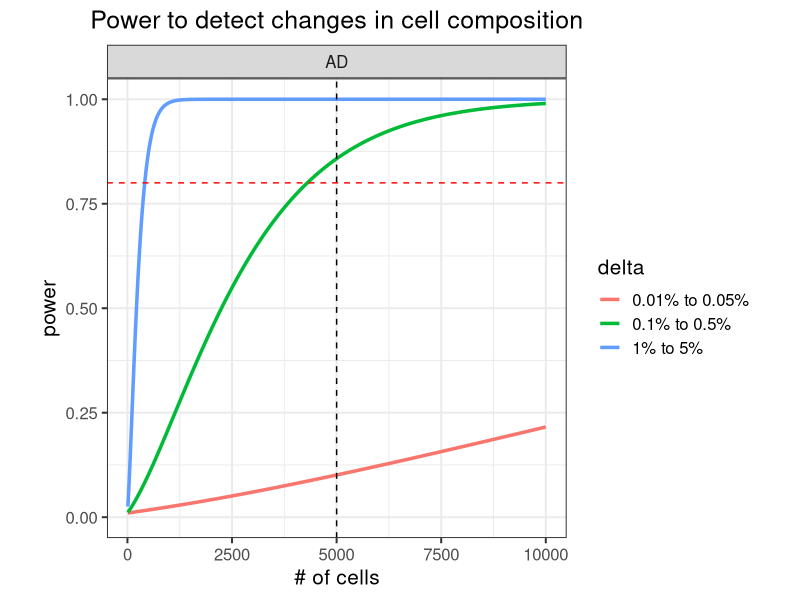
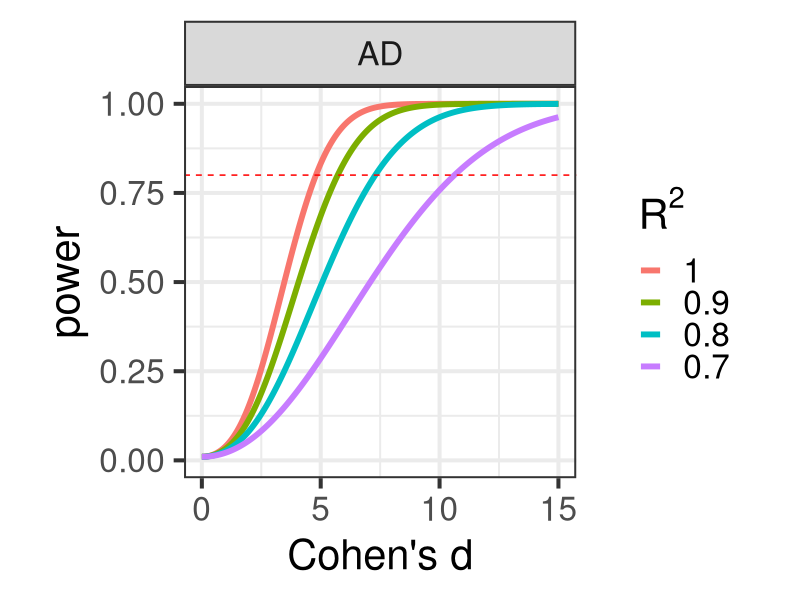
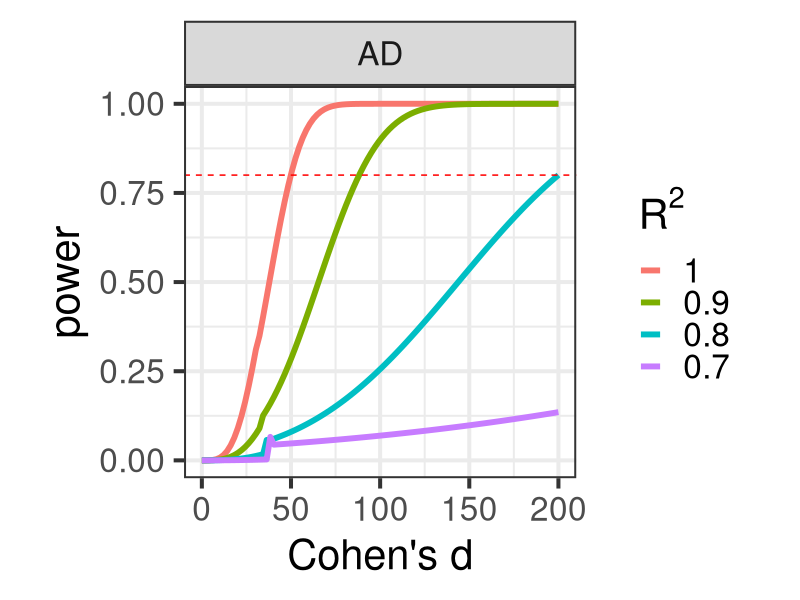

These figures' R source, in order:
## ---- chunk 1
library(ggplot2)
library(data.table)
library(xtable)

## ---- chunk 2
suppressPackageStartupMessages(library(knitr))
options(xtable.type="html")

knitr::opts_chunk$set(
  echo=TRUE,
  warning=FALSE,
  message=TRUE,
  error = FALSE,
  tidy = FALSE,
  cache = TRUE,
  cache.lazy = FALSE,
  dev = c("png", "pdf"), 
  fig.width=7, fig.height=7)

options(markdown.HTML.stylesheet = 'css/custom.css')
## ---- chunk 3

library(pwr)
n_samples = c(CTL = 3, AD=3)
n_cells = 5000
n_cells_max = 10000
prop_diff = list(c(0.01, 0.05), c(0.001, 0.005), c(0.0001, 0.0005))
n_cell_types = 5

getPower = function(n1, n2, p1, p2, C, n_tests){
	sSq1 = p1*(1-p1)/ C
	sSq2 = p2*(1-p2)/ C

	sigSq = ((n1-1)*sSq1 + (n2-1)*sSq2) / (n1 + n2 -2)
	d = abs(p1 - p2)/sqrt(sigSq)

	pwr.t2n.test(n1=n1, n2=n2, d=d, sig.level = 0.05/n_tests )
}

getPowerCurve = function(n1, n2){
	# for each pair of proportions
	res = lapply(prop_diff, function(prop){
		p1 = prop[1]
		p2 = prop[2]

		# for each cell number
		res = lapply( seq(10, n_cells_max, by = 3), function(C){
			res = getPower(n1, n2, p1, p2, C, n_cell_types)
			data.frame(n1, n2, p1, p2, C, d = res$d, power= res$power, delta=paste0(p1*100, '% to ', p2*100, '%'))
			})
		do.call("rbind", res)
		})
	do.call("rbind", res)
}

# for each disease
res = lapply(names(n_samples)[-1], function(ID){
	res = getPowerCurve(n_samples['CTL'], n_samples[ID])
	res$Disease = ID
	res 
})
res = do.call("rbind", res)

ggplot(res, aes(C, power, color=delta)) + geom_line(size=1.2) + theme_bw(15) + theme(aspect.ratio=1, plot.title = element_text(hjust = 0.5)) + xlab("# of cells") + ggtitle("Power to detect changes in cell composition") + ylim(0, 1) + facet_wrap(~Disease) + geom_vline(xintercept=n_cells, color="black", linetype="dashed") + geom_hline(yintercept=0.8, color="red", linetype="dashed") #+ scale_x_continuous(limits=c(0,n_cells_max), expand=c(0,0)) + scale_y_continuous(limits=c(0,1.02), expand=c(0,0))
## ---- chunk 4
# Sample size required to get 80% power
res = data.table(res)
res$Dataset = with(res, paste(Disease, delta))
tab = res[,.SD[min(which(power>.80)),],by=Dataset]
tab$Cells_per_individual = as.integer(tab$C)
print(xtable(tab[,c('Dataset', 'Cells_per_individual', 'power')], type="html"), include.rownames=FALSE)
## ---- chunk 5
n_genes = 1
n_tests = n_genes * n_cell_types

getPower = function(n1, n2, d, n_tests, rsq){
	# pwr.t2n.test(n1=n1, n2=n2, d=d, sig.level = 0.05/n_tests )

	# Compute n_Eff, need to divide by 2 becaues n is the number in each set
	N_eff = 4 / (1/n1 + 1/n2)
	pwr.t.test(n=N_eff/2 * rsq, d=d, sig.level = 0.05/n_tests )
}

getPowerCurve = function(n1, n2, n_tests, rsq){
	# for each cell number
	res = lapply( seq(0, 15, length.out=1000), function(delta){
		res = getPower(n1, n2, delta, n_tests, rsq)
		data.frame(n1, n2, d = res$d, rsq, power= res$power)
		})
	do.call("rbind", res)
}

# for each disease
res = lapply(names(n_samples)[-1], function(ID){
	res = lapply( c(.7, .8, .9,1), function(rsq){
		res = getPowerCurve(n_samples['CTL'], n_samples[ID], n_tests, rsq)
		res$Disease = ID
		res 
	})
	do.call("rbind", res)
})
res = do.call("rbind", res)

res$rsq_text = with(res, factor(rsq, rev(sort(unique(rsq)))))
res = res[order(res$rsq, decreasing=FALSE),]

ggplot(res, aes(d, power, color=rsq_text)) + geom_line(size=2) + theme_bw(30) + theme(aspect.ratio=1, plot.title = element_text(hjust = 0.5)) + ylim(0, 1) + xlab("Cohen's d") + facet_wrap( ~ Disease) + scale_color_discrete(bquote(R^2)) + geom_hline(yintercept=0.8, color="red", linetype="dashed")
## ---- chunk 6
n_genes = 10000
n_tests = n_genes * n_cell_types

getPower = function(n1, n2, d, n_tests, rsq){
	# pwr.t2n.test(n1=n1, n2=n2, d=d, sig.level = 0.05/n_tests )

	# Compute n_Eff, need to divide by 2 becaues n is the number in each set
	N_eff = 4 / (1/n1 + 1/n2)
	pwr.t.test(n=N_eff/2 * rsq, d=d, sig.level = 0.05/n_tests )
}

getPowerCurve = function(n1, n2, n_tests, rsq){
	# for each cell number
	res = lapply( seq(0, 200, length.out=100), function(delta){
		res = getPower(n1, n2, delta, n_tests, rsq)
		data.frame(n1, n2, d = res$d, rsq, power= res$power)
		})
	do.call("rbind", res)
}

# for each disease
res = lapply(names(n_samples)[-1], function(ID){
	res = lapply( c(.7, .8, .9,1), function(rsq){
		res = getPowerCurve(n_samples['CTL'], n_samples[ID], n_tests, rsq)
		res$Disease = ID
		res 
	})
	do.call("rbind", res)
})
res = do.call("rbind", res)

res$rsq_text = with(res, factor(rsq, rev(sort(unique(rsq)))))
res = res[order(res$rsq, decreasing=FALSE),]

ggplot(res, aes(d, power, color=rsq_text)) + geom_line(size=2) + theme_bw(30) + theme(aspect.ratio=1, plot.title = element_text(hjust = 0.5)) + ylim(0, 1) + xlab("Cohen's d") + facet_wrap( ~ Disease) + scale_color_discrete(bquote(R^2)) + geom_hline(yintercept=0.8, color="red", linetype="dashed")
## ---- chunk 7
res = data.table(res)
res$Dataset = with(res, paste(Disease, rsq))
# Sample size required to get 80% power
tab = res[,.SD[min(which(power>.80)),],by=Dataset]
print(xtable(tab[,c('Disease', 'rsq', 'power', 'd')], type="html"), include.rownames=FALSE)
## ---- chunk 8
knitr::knit_exit()
